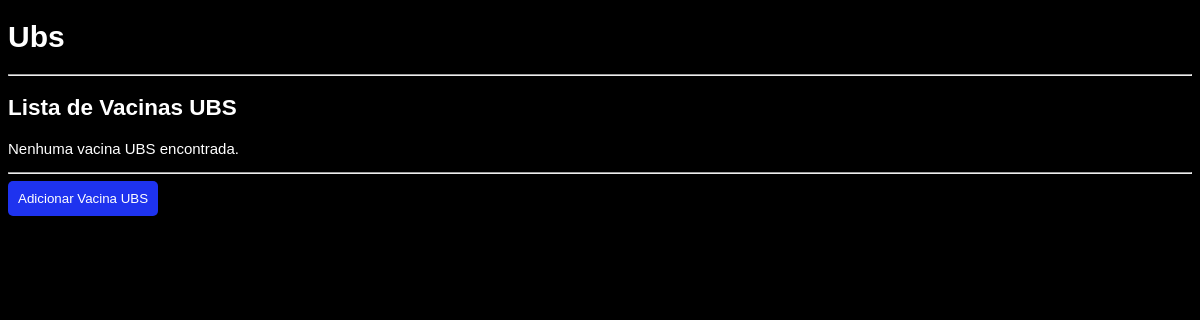
Page /ubs/vacinas-ubs/lista/ on the earlier database version.
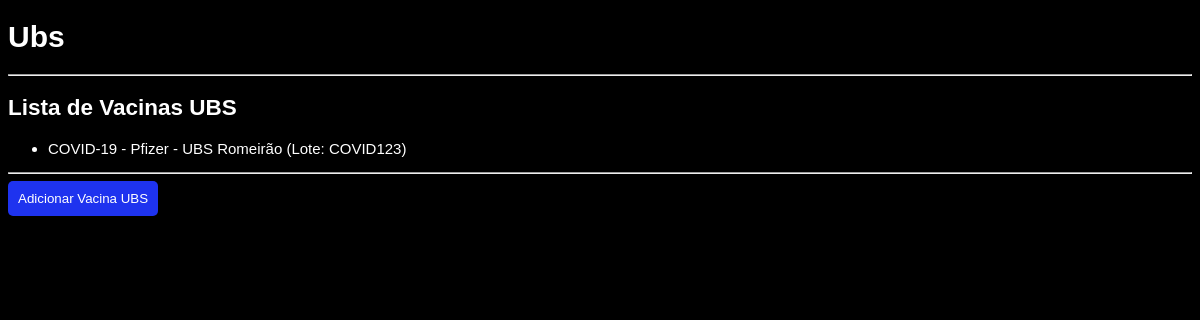
Same page on the later database version.
### ubs/models/vaccine_ubs.py (models this page shows)
class VaccineUbs(models.Model):
    vaccine = models.ForeignKey(
        Vaccine,
        on_delete=models.CASCADE,
        related_name="estoques"
    )
    ubs = models.ForeignKey(
        Ubs,
        on_delete=models.CASCADE,
        related_name="vacinas"
    )
    priority = models.CharField(
        max_length=10,
        choices=Priority.choices,
        null=True,
        blank=True
    )
    dose = models.CharField(max_length=50)
    lote = models.CharField(max_length=50)
    available_quan = models.IntegerField()
    validity = models.DateField()
    focus_priority = models.ManyToManyField(
        FocusPriority,
        related_name="vacinas",
        blank=True
    )
    def __str__(self):
        return f"{self.vaccine} - {self.ubs} (Lote: {self.lote})"

### ubs/models/vaccine.py (models this page shows)
class Vaccine(models.Model):
    type_vaccine = models.CharField(max_length=100)
    vaccine_manufacturer = models.CharField(max_length=100)
    prevents = models.CharField(max_length=255)
    def __str__(self):
        return f"{self.type_vaccine} - {self.vaccine_manufacturer}"

### ubs/models/ubs.py (models this page shows)
class Ubs(models.Model):
    name = models.CharField(max_length=255)
    address = models.ForeignKey(
        Address,
        on_delete=models.CASCADE,
        related_name="ubs"
    )
    def __str__(self):
        return self.name

### ubs/views/vaccine_ubs_views.py (the view)
# urls.py: path('vacinas-ubs/lista/', vaccine_ubs_views.list_vaccine_ubs, name='list_vaccine_ubs'),
def list_vaccine_ubs(request):
    data = VaccineUbs .objects.select_related('vaccine', 'ubs').all()
    return render(request, 'ubs/vaccine_ubs/list.html', {'items': data})

### ubs/templates/ubs/vaccine_ubs/list.html (shortened to what this page needs)
{% extends 'ubs/base.html' %}
{% block corpo %}
<h2>Lista de Vacinas UBS</h2>
{% if items %}
    <ul>
        {% for item in items %}
            <li>
                <a href="{% url 'detail_item' item.id %}">
                    {{ item }}
                </a>
            </li>
        {% endfor %}
    </ul>
{% else %}
    <p>Nenhuma vacina UBS encontrada.</p>
{% endif %}
<hr>
<a href="{% url 'create_item' %}">
    <button style="
        padding: 10px;
        background-color: rgb(30, 51, 239);
        color: white;
        border: none;
        border-radius: 5px;
    ">
        Adicionar Vacina UBS
    </button>
</a>
{% endblock %}

Differences in the rows shown:
added VaccineUbs: vaccine+ubs+lote "COVID-19 - Pfizer - UBS Romeirão (Lote: COVID123)"
Other differences:
text no longer shown: "Nenhuma vacina UBS encontrada."
